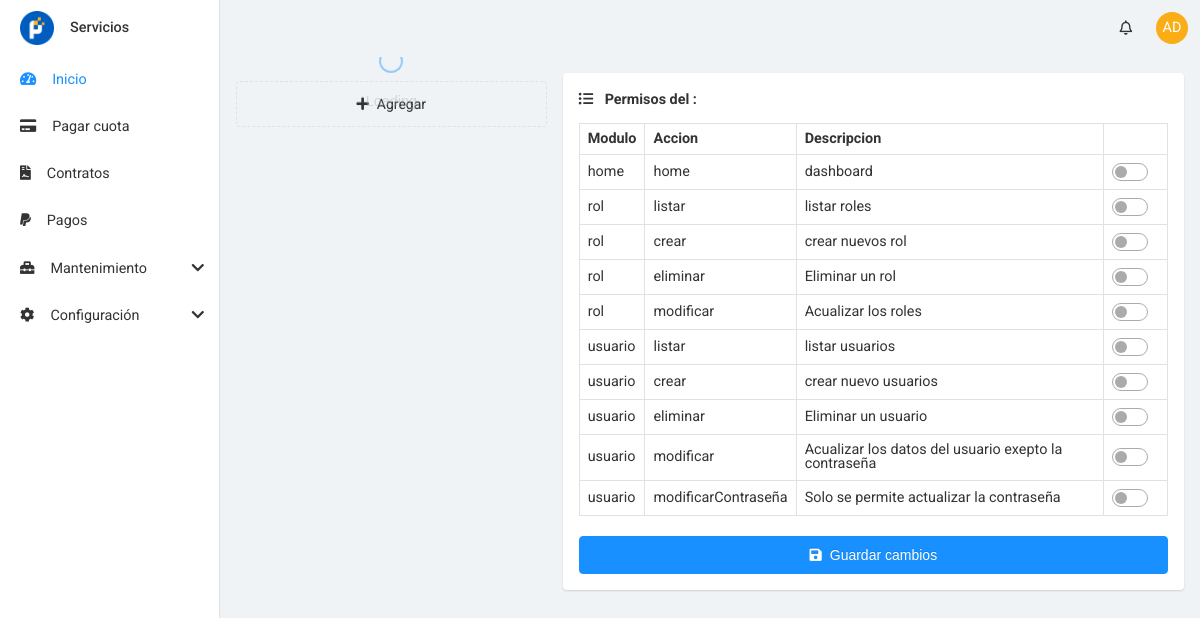
The app's page /admin/appAuthorization (signed in) with its own data.
### tables this page shows
CREATE TABLE app_authorizations(
    app_authorization_id INT AUTO_INCREMENT NOT NULL,
    module VARCHAR(64) NOT NULL,
    action VARCHAR(64) DEFAULT '',
    description VARCHAR(64) DEFAULT '',
    state TINYINT DEFAULT 1,
    CONSTRAINT pk_app_authorizations PRIMARY KEY (app_authorization_id)
);

### src/Controllers/Helpers/Common.php (called while the page is built, shortened)
<?php
function requireToVar($file, $parameter)
{
    require($file);
    return ob_get_clean();
}
function menuIsAuthorized($menuName)
{
    $menu = json_decode(isset($_COOKIE['admin_menu']) ? $_COOKIE['admin_menu'] : '[]', true);
    if (gettype($menuName) === 'string') {
        $index = array_search($menuName, array_column($menu, 'module'));
        return is_numeric($index);
    } else {
        return false;
    }
}

### src/Controllers/admin/AppAuthorizationController.php (called while the page is built, shortened)
<?php
class AppAuthorizationController extends  Controller
{
    protected $appAuthorizationModel;
    protected $userRoleModel;
    public function __construct(PDO $connection)
    {
        $this->appAuthorizationModel = new AppAuthorization($connection);
        $this->userRoleModel = new UserRole($connection);
    }
    public function home()
    {
        try {
            $appAuthorization = $this->appAuthorizationModel->getAll();
            $userRole = $this->userRoleModel->getAll();
            $this->render('admin/appAuthorization.view.php', [
                'appAuthorization' => $appAuthorization,
                'userRole' => $userRole
            ], 'layouts/admin.layout.php');
        } catch (Exception $e) {
            $this->render('500.view.php', [
                'message' => $e->getMessage(),
            ], 'layouts/admin.layout.php');
        }
    }
}

### src/route.php (called while the page is built, shortened)
<?php
class Router
{
    private $method;
    private $param;
    private function matchRoute()
    {
        $url = explode('/', URL);
        if(preg_match('/^\/admin/', URL)){
            if(isset($_SESSION[SESS_KEY]) && isset($_SESSION[SESS_USER])){
                $this->method = !empty($url[3]) ? $url[3] : 'home';
            }
        } else {
            $this->method = !empty($url[2]) ? $url[2] : 'home';
            $this->controller = !empty($url[1]) ? $url[1] : 'Page';
        }
    }
    public function run()
    {
        $database = new Database();
        $controller = new $this->controller($database->getConnection());
        $method = $this->method;
        $controller->$method($this->param);
    }
}

### index.php (called while the page is built, shortened)
<?php
$router = new Router();
$router->run();

### src/Core/Model.php (called while the page is built, shortened)
<?php
class Model
{
    protected $table;
    protected $db;
    public function __construct(string $table, string $tableID, PDO $db)
    {
        $this->table = $table;
        $this->db = $db;
    }
    public function getAll()
    {
        try {
            $stmt = $this->db->prepare('SELECT * FROM ' . $this->table);
            if (!$stmt->execute()) {
                throw new Exception($stmt->errorInfo()[2]);
            }
            return $stmt->fetchAll();
        } catch (Exception $e) {
            throw new Exception('Error en metodo : ' . __FUNCTION__ . ' | ' . $e->getMessage());
        }
    }
}

### src/Views/admin/appAuthorization.view.php (the view, shortened to what this page needs)
<div class="SnContentAside UserRole">
    <div class="SnContentAside-left SnMb-5">
        <div
            title="Crear nuevo rol"
            style="border-style: dashed; line-height: 3.2em;"
            class="SnBtn block jsUserRoleOption"
            onclick="userRoleShowModalCreate()">
            <i class="fas fa-plus SnMr-2"></i>Agregar
        </div>
    </div>
    <div class="SnContentAside-right">
        <div class="SnCard">
            <div class="SnCard-body">
                <div class="SnMb-3">
                    <i class="fas fa-list-ul SnMr-2"></i>
                    <strong>Permisos del : </strong>
                </div>
                <div id="userRoleAuthList">
                    <div class="SnTable-wrapper SnMb-5">
                        <table class="SnTable">
                            <thead>
                                <tr>
                                    <th>Modulo</th>
                                    <th>Accion</th>
                                    <th>Descripcion</th>
                                    <th style="width: 50px"></th>
                                </tr>
                            </thead>
                            <tbody>
                                <?php foreach ($parameter['appAuthorization'] ?? [] as $row): ?>
                                    <tr data-id="<?= $row['app_authorization_id'] ?>">
                                        <td><?= $row['module'] ?></td>
                                        <td><?= $row['action'] ?></td>
                                        <td><?= $row['description'] ?></td>
                                        <td>
                                            <div class="SnSwitch" style="height: 18px">
                                            </div>
                                        </td>
                                    </tr>
                                <?php endforeach; ?>
                            </tbody>
                        </table>
                    </div>
                    <button class="SnBtn primary hidden lg block jsUserRoleOption" id="userRoleAuthSave" onclick="userRoleSaveAuthorization()" ><i class="fas fa-save SnMr-2"></i>Guardar cambios</button>
                </div>
            </div>
        </div>
    </div>
</div>

### src/Core/Controller.php (shortened to what this page needs)
<?php
class Controller
{
    protected function render(string $path, array $parameter = [], string $template = '', bool $return = false)
    {
        $content = requireToVar(VIEW_PATH . '/' . $path, $parameter);
        if ($return) {
            ob_start();
            require_once(VIEW_PATH . '/' . $template);
            return ob_get_clean();
        } else {
            require_once(VIEW_PATH . '/' . $template);
        }
    }
}

### src/Views/layouts/admin.layout.php (shortened to what this page needs)
<!DOCTYPE html>
<html lang="es">
<head>
    <link rel="stylesheet" href="<?= URL_PATH ?>/assets/css/admin.css">
    <link rel="stylesheet" href="<?= URL_PATH ?>/assets/css/nprogress.css">
    <link rel="stylesheet" href="<?= URL_PATH ?>/assets/css/fontawesome.css">
    <link rel="stylesheet" href="<?= URL_PATH ?>/assets/css/slimselect.css">
</head>
<body>
    <div class="AdminLayout" id="AdminLayout">
        <div class="AdminLayout-header">
            <header class="Header">
                <div class="Header-right">
                    <ul class="HeaderMenu">
                        <li>
                            <a href="#" class="Header-action">
                                <i class="far fa-bell"></i>
                            </a>
                        </li>
                        <li>
                            <div class="HeaderMenu-profile Header-action">
                                <div class="SnAvatar">
                                    <?php if ($_SESSION[SESS_USER]['avatar'] !== '') : ?>
                                        <img class="SnAvatar-img" src="<?= URL_PATH ?><?= $_SESSION[SESS_USER]['avatar'] ?>" alt="avatar">
                                    <?php else : ?>
                                        <div class="SnAvatar-text"><?= substr($_SESSION[SESS_USER]['user_name'], 0, 2); ?></div>
                                    <?php endif; ?>
                                </div>
                            </div>
                        </li>
                    </ul>
                </div>
            </header>
        </div>
        <div class="AdminLayout-aside">
            <div id="AsideMenu-wrapper" class="AsideMenu-wrapper">
                <div class="AsideMenu-container">
                    <div class="AsideHeader">
                        <div class="Branding">
                            <a href="<?= URL_PATH ?>" class="Branding-link">
                                <img src="<?= URL_PATH ?>/assets/images/icon/144.png" alt="Logo" class="Branding-img">
                                <span class="Branding-name"><?= APP_NAME ?></span>
                            </a>
                        </div>
                    </div>
                    <ul class="AsideMenu" id="AsideMenu">
                        <?php if (menuIsAuthorized('home')) : ?>
                            <li>
                                <a href="<?= URL_PATH ?>/admin"><i class="fas fa-tachometer-alt AsideMenu-icon"></i><span>Inicio</span> </a>
                            </li>
                        <?php endif; ?>
                        <?php if (menuIsAuthorized('home')) : ?>
                            <li>
                                <a href="<?= URL_PATH ?>/admin/payment"><i class="fas fa-credit-card AsideMenu-icon"></i><span>Pagar cuota</span> </a>
                            </li>
                        <?php endif; ?>
                        <?php if (menuIsAuthorized('home')) : ?>
                            <li>
                                <a href="<?= URL_PATH ?>/admin/contract"><i class="fas fa-file-contract AsideMenu-icon"></i><span>Contratos</span> </a>
                            </li>
                        <?php endif; ?>
                        <?php if (menuIsAuthorized('home')) : ?>
                            <li>
                                <a href="<?= URL_PATH ?>/admin/payment/report"><i class="fab fa-paypal AsideMenu-icon"></i><span>Pagos</span> </a>
                            </li>
                        <?php endif; ?>
                        <li>
                            <a href="#"><i class="fas fa-toolbox AsideMenu-icon"></i><span>Mantenimiento</span></a>
                        </li>
                        <li>
                            <a href="#"><i class="fas fa-cog AsideMenu-icon"></i><span>Configuración</span></a>
                        </li>
                    </ul>
                </div>
            </div>
        </div>
        <div class="AdminLayout-main">
            <?php echo $content ?>
        </div>
    </div>
</body>
</html>

### assets/css/slimselect.css (style rules this page uses)
:root { --gap: 1rem }

### records on screen
app_authorizations: module "home", action "home", description "dashboard"
app_authorizations: module "rol", action "listar", description "listar roles"
app_authorizations: module "rol", action "crear", description "crear nuevos rol"
app_authorizations: module "rol", action "eliminar", description "Eliminar un rol"
app_authorizations: module "rol", action "modificar", description "Acualizar los roles"
app_authorizations: module "usuario", action "listar", description "listar usuarios"
app_authorizations: module "usuario", action "crear", description "crear nuevo usuarios"
app_authorizations: module "usuario", action "eliminar", description "Eliminar un usuario"
app_authorizations: module "usuario", action "modificar", description "Acualizar los datos del usuario exepto la contraseña"
app_authorizations: module "usuario", action "modificarContraseña", description "Solo se permite actualizar la contraseña"

### other values on screen
substr($_SESSION[SESS_USER]['user_name'], 0, 2) "AD"
APP_NAME "Servicios"
